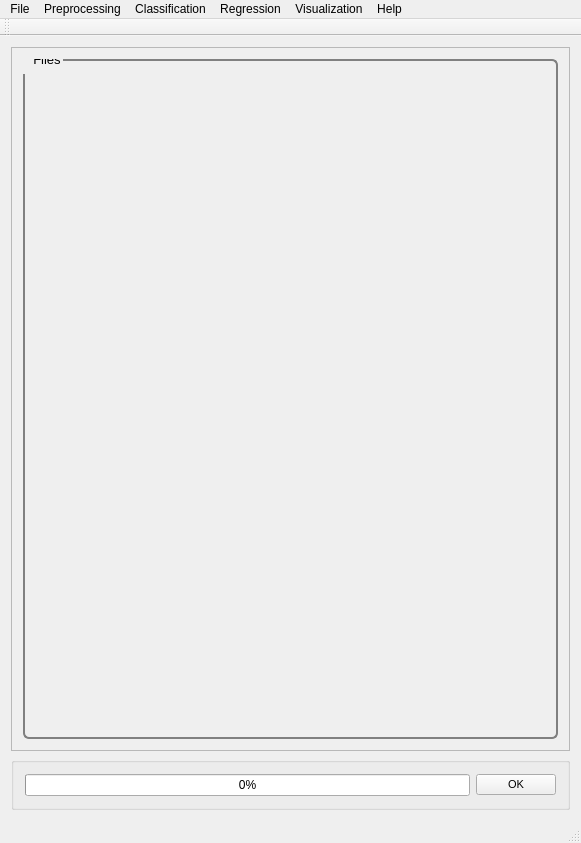
<?xml version="1.0" encoding="UTF-8"?>
<ui version="4.0">
 <class>MainWindow</class>
 <widget class="QMainWindow" name="MainWindow">
  <property name="geometry">
   <rect>
    <x>0</x>
    <y>0</y>
    <width>581</width>
    <height>843</height>
   </rect>
  </property>
  <property name="windowTitle">
   <string>PYSAT</string>
  </property>
  <widget class="QWidget" name="centralWidget">
   <layout class="QVBoxLayout" name="verticalLayout_9">
    <item>
     <widget class="QScrollArea" name="scrollArea">
      <property name="widgetResizable">
       <bool>true</bool>
      </property>
      <widget class="QWidget" name="scrollAreaWidgetContents_2">
       <property name="geometry">
        <rect>
         <x>0</x>
         <y>0</y>
         <width>561</width>
         <height>721</height>
        </rect>
       </property>
       <property name="font">
        <font>
         <pointsize>8</pointsize>
        </font>
       </property>
       <property name="styleSheet">
        <string notr="true">QGroupBox {
  border: 2px solid gray;
  border-radius: 6px;
  margin-top: 0.5em;
}

QGroupBox::title {

  padding-top: -14px;
  padding-left: 8px;
}
</string>
       </property>
       <layout class="QVBoxLayout" name="verticalLayout_8">
        <item>
         <widget class="QGroupBox" name="file_out_path">
          <property name="font">
           <font>
            <pointsize>10</pointsize>
           </font>
          </property>
          <property name="title">
           <string>Files</string>
          </property>
         </widget>
        </item>
       </layout>
      </widget>
     </widget>
    </item>
    <item>
     <widget class="QGroupBox" name="OK">
      <layout class="QHBoxLayout" name="ok">
       <item>
        <widget class="QProgressBar" name="progressBar">
         <property name="value">
          <number>0</number>
         </property>
        </widget>
       </item>
       <item>
        <widget class="QPushButton" name="okButton">
         <property name="font">
          <font>
           <pointsize>8</pointsize>
          </font>
         </property>
         <property name="mouseTracking">
          <bool>false</bool>
         </property>
         <property name="text">
          <string>OK</string>
         </property>
        </widget>
       </item>
      </layout>
     </widget>
    </item>
   </layout>
  </widget>
  <widget class="QToolBar" name="mainToolBar">
   <attribute name="toolBarArea">
    <enum>TopToolBarArea</enum>
   </attribute>
   <attribute name="toolBarBreak">
    <bool>false</bool>
   </attribute>
  </widget>
  <widget class="QStatusBar" name="statusBar"/>
  <widget class="QMenuBar" name="menuBar">
   <property name="geometry">
    <rect>
     <x>0</x>
     <y>0</y>
     <width>581</width>
     <height>21</height>
    </rect>
   </property>
   <widget class="QMenu" name="menuFile">
    <property name="title">
     <string>File</string>
    </property>
    <addaction name="actionLoad_Refence_Data"/>
    <addaction name="actionLoad_Unknown_Data"/>
    <addaction name="actionSet_output_location"/>
    <addaction name="separator"/>
    <addaction name="actionSave_Current_Plots"/>
    <addaction name="actionSave_Current_Data"/>
    <addaction name="separator"/>
    <addaction name="actionCreate_New_Workflow"/>
    <addaction name="actionSave_Current_Workflow"/>
    <addaction name="separator"/>
    <addaction name="actionExit"/>
   </widget>
   <widget class="QMenu" name="menuPreprocessing">
    <property name="title">
     <string>Preprocessing</string>
    </property>
    <widget class="QMenu" name="menuBaseline_Removal">
     <property name="title">
      <string>Baseline Removal</string>
     </property>
     <addaction name="actionALS"/>
     <addaction name="actionDietrich"/>
     <addaction name="actionPolyFit"/>
     <addaction name="actionAirPLS"/>
     <addaction name="actionFABC"/>
     <addaction name="actionKK"/>
     <addaction name="actionMario"/>
     <addaction name="actionMedian"/>
     <addaction name="actionRubberband"/>
     <addaction name="actionUndecimated_Wavelet"/>
    </widget>
    <widget class="QMenu" name="menuCalibration_Transfer">
     <property name="title">
      <string>Calibration Transfer</string>
     </property>
     <addaction name="actionRatio"/>
     <addaction name="actionTommy_s_Methgod"/>
     <addaction name="actionPiecewise_Direct_Standardization"/>
     <addaction name="actionOthers_3"/>
    </widget>
    <addaction name="actionNormalization"/>
    <addaction name="actionNoise_Reduction"/>
    <addaction name="actionApply_Mask"/>
    <addaction name="actionInterpolate"/>
    <addaction name="actionInstrument_Response"/>
    <addaction name="menuBaseline_Removal"/>
    <addaction name="menuCalibration_Transfer"/>
    <addaction name="actionICA_2"/>
    <addaction name="actionPCA_2"/>
   </widget>
   <widget class="QMenu" name="menuRegression">
    <property name="title">
     <string>Regression</string>
    </property>
    <addaction name="actionCross_Validation"/>
    <addaction name="actionTrain"/>
    <addaction name="actionPredict"/>
    <addaction name="actionCreate_N_Folds"/>
    <addaction name="actionCreate_Test_Folds"/>
    <addaction name="actionSubmodel_Ranges"/>
   </widget>
   <widget class="QMenu" name="menuHelp">
    <property name="title">
     <string>Help</string>
    </property>
    <addaction name="actionIndex"/>
    <addaction name="actionContent_2"/>
    <addaction name="separator"/>
    <addaction name="actionAbout"/>
    <addaction name="actionAbout_QtCreator"/>
   </widget>
   <widget class="QMenu" name="menuClassification">
    <property name="title">
     <string>Classification</string>
    </property>
    <widget class="QMenu" name="menuSupervised">
     <property name="title">
      <string>Supervised</string>
     </property>
     <addaction name="actionPLS_DA"/>
     <addaction name="actionSIMCA"/>
    </widget>
    <widget class="QMenu" name="menuClustering">
     <property name="title">
      <string>Clustering</string>
     </property>
     <addaction name="actionK_means"/>
     <addaction name="actionHierarchical_2"/>
    </widget>
    <addaction name="menuSupervised"/>
    <addaction name="menuClustering"/>
   </widget>
   <widget class="QMenu" name="menuVisualization">
    <property name="title">
     <string>Visualization</string>
    </property>
    <addaction name="actionLine_Plot"/>
    <addaction name="action1_to_1_Plot"/>
    <addaction name="actionScatter_Plot"/>
   </widget>
   <addaction name="menuFile"/>
   <addaction name="menuPreprocessing"/>
   <addaction name="menuClassification"/>
   <addaction name="menuRegression"/>
   <addaction name="menuVisualization"/>
   <addaction name="menuHelp"/>
  </widget>
  <action name="actionLoad_Refence_Data">
   <property name="text">
    <string>Load Refence Data</string>
   </property>
  </action>
  <action name="actionLoad_Unknown_Data">
   <property name="text">
    <string>Load Unknown Data</string>
   </property>
  </action>
  <action name="actionSave_Current_Workflow">
   <property name="text">
    <string>Save Current Workflow</string>
   </property>
  </action>
  <action name="actionSave_Current_Plots">
   <property name="text">
    <string>Save Current Plots</string>
   </property>
  </action>
  <action name="actionSave_Current_Data">
   <property name="text">
    <string>Save Current Data</string>
   </property>
  </action>
  <action name="actionCreate_New_Workflow">
   <property name="text">
    <string>Create New Workflow</string>
   </property>
  </action>
  <action name="actionNoise_Reduction">
   <property name="text">
    <string>Noise Reduction</string>
   </property>
  </action>
  <action name="actionApply_Mask">
   <property name="text">
    <string>Apply Mask</string>
   </property>
  </action>
  <action name="actionInterpolate">
   <property name="text">
    <string>Interpolate (unknown to known)</string>
   </property>
  </action>
  <action name="actionInstrument_Response">
   <property name="text">
    <string>Instrument Response</string>
   </property>
  </action>
  <action name="actionALS">
   <property name="text">
    <string>ALS</string>
   </property>
  </action>
  <action name="actionDietrich">
   <property name="text">
    <string>Dietrich</string>
   </property>
  </action>
  <action name="actionPolyFit">
   <property name="text">
    <string>PolyFit</string>
   </property>
  </action>
  <action name="actionAirPLS">
   <property name="text">
    <string>AirPLS</string>
   </property>
  </action>
  <action name="actionFABC">
   <property name="text">
    <string>FABC</string>
   </property>
  </action>
  <action name="actionKK">
   <property name="text">
    <string>KK</string>
   </property>
  </action>
  <action name="actionMario">
   <property name="text">
    <string>Mario</string>
   </property>
  </action>
  <action name="actionMedian">
   <property name="text">
    <string>Median</string>
   </property>
  </action>
  <action name="actionRubberband">
   <property name="text">
    <string>Rubberband</string>
   </property>
  </action>
  <action name="actionUndecimated_Wavelet">
   <property name="text">
    <string>Undecimated Wavelet</string>
   </property>
  </action>
  <action name="actionRatio">
   <property name="text">
    <string>Ratio</string>
   </property>
  </action>
  <action name="actionTommy_s_Methgod">
   <property name="text">
    <string>Tommy's Method</string>
   </property>
  </action>
  <action name="actionPiecewise_Direct_Standardization">
   <property name="text">
    <string>Piecewise Direct Standardization</string>
   </property>
  </action>
  <action name="actionPCA">
   <property name="text">
    <string>PCA</string>
   </property>
  </action>
  <action name="actionICA">
   <property name="text">
    <string>ICA</string>
   </property>
  </action>
  <action name="actionK_Means">
   <property name="text">
    <string>K-Means</string>
   </property>
  </action>
  <action name="actionHierarchical">
   <property name="text">
    <string>Hierarchical</string>
   </property>
  </action>
  <action name="actionOthers">
   <property name="text">
    <string>Others...</string>
   </property>
  </action>
  <action name="actionOthers_2">
   <property name="text">
    <string>Others...</string>
   </property>
  </action>
  <action name="actionOthers_3">
   <property name="text">
    <string>Others...</string>
   </property>
  </action>
  <action name="actionPLS">
   <property name="text">
    <string>PLS</string>
   </property>
  </action>
  <action name="actionSM_PLS">
   <property name="text">
    <string>SM-PLS</string>
   </property>
  </action>
  <action name="actionICA_Regression">
   <property name="text">
    <string>ICA Regression</string>
   </property>
  </action>
  <action name="actionGaussian_Process">
   <property name="text">
    <string>Gaussian Process</string>
   </property>
  </action>
  <action name="actionMLP">
   <property name="text">
    <string>MLP</string>
   </property>
  </action>
  <action name="actionSVM">
   <property name="text">
    <string>SVM</string>
   </property>
  </action>
  <action name="actionOthers_4">
   <property name="text">
    <string>Others...</string>
   </property>
  </action>
  <action name="actionOthers_5">
   <property name="text">
    <string>Others...</string>
   </property>
  </action>
  <action name="actionIndex">
   <property name="text">
    <string>Index</string>
   </property>
  </action>
  <action name="actionContent_2">
   <property name="text">
    <string>Content</string>
   </property>
  </action>
  <action name="actionAbout">
   <property name="text">
    <string>About...</string>
   </property>
  </action>
  <action name="actionAbout_QtCreator">
   <property name="text">
    <string>About Qt...</string>
   </property>
  </action>
  <action name="actionExit">
   <property name="text">
    <string>Exit</string>
   </property>
  </action>
  <action name="actionNormalization">
   <property name="text">
    <string>Normalization</string>
   </property>
  </action>
  <action name="actionICA_2">
   <property name="text">
    <string>ICA</string>
   </property>
  </action>
  <action name="actionPCA_2">
   <property name="text">
    <string>PCA</string>
   </property>
  </action>
  <action name="actionPLS_DA">
   <property name="text">
    <string>PLS-DA</string>
   </property>
  </action>
  <action name="actionSIMCA">
   <property name="text">
    <string>SIMCA</string>
   </property>
  </action>
  <action name="actionK_means">
   <property name="text">
    <string>K-means</string>
   </property>
  </action>
  <action name="actionHierarchical_2">
   <property name="text">
    <string>Hierarchical</string>
   </property>
  </action>
  <action name="actionCross_Validation">
   <property name="text">
    <string>Cross Validation</string>
   </property>
  </action>
  <action name="actionTrain">
   <property name="text">
    <string>Train</string>
   </property>
  </action>
  <action name="actionPredict">
   <property name="text">
    <string>Predict</string>
   </property>
  </action>
  <action name="actionLine_Plot">
   <property name="text">
    <string>Line Plot</string>
   </property>
  </action>
  <action name="action1_to_1_Plot">
   <property name="text">
    <string>1 to 1 Plot</string>
   </property>
  </action>
  <action name="actionScatter_Plot">
   <property name="text">
    <string>Scatter Plot</string>
   </property>
  </action>
  <action name="actionSet_output_location">
   <property name="text">
    <string>Output Location</string>
   </property>
  </action>
  <action name="actionCreate_N_Folds">
   <property name="text">
    <string>Create N Folds</string>
   </property>
  </action>
  <action name="actionCreate_Test_Folds">
   <property name="text">
    <string>Create Test Folds</string>
   </property>
  </action>
  <action name="actionSubmodel_Ranges">
   <property name="text">
    <string>Submodel Ranges</string>
   </property>
  </action>
 </widget>
 <layoutdefault spacing="6" margin="11"/>
 <resources/>
 <connections/>
</ui>
